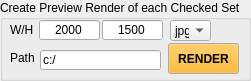
    <widget class="QGroupBox" name="render_box">
     <property name="enabled">
      <bool>true</bool>
     </property>
     <property name="geometry">
      <rect>
       <x>10</x>
       <y>830</y>
       <width>251</width>
       <height>81</height>
      </rect>
     </property>
     <property name="title">
      <string>Create Preview Render of each Checked Set</string>
     </property>
     <widget class="QLabel" name="label_33">
      <property name="geometry">
       <rect>
        <x>10</x>
        <y>22</y>
        <width>101</width>
        <height>16</height>
       </rect>
      </property>
      <property name="text">
       <string>W/H</string>
      </property>
     </widget>
     <widget class="QPushButton" name="render">
      <property name="geometry">
       <rect>
        <x>168</x>
        <y>43</y>
        <width>71</width>
        <height>31</height>
       </rect>
      </property>
      <property name="palette">
       <palette>
        <active>
         <colorrole role="Button">
          <brush brushstyle="SolidPattern">
           <color alpha="255">
            <red>255</red>
            <green>170</green>
            <blue>0</blue>
           </color>
          </brush>
         </colorrole>
        </active>
        <inactive>
         <colorrole role="Button">
          <brush brushstyle="SolidPattern">
           <color alpha="255">
            <red>255</red>
            <green>170</green>
            <blue>0</blue>
           </color>
          </brush>
         </colorrole>
        </inactive>
        <disabled>
         <colorrole role="Button">
          <brush brushstyle="SolidPattern">
           <color alpha="255">
            <red>255</red>
            <green>170</green>
            <blue>0</blue>
           </color>
          </brush>
         </colorrole>
        </disabled>
       </palette>
      </property>
      <property name="font">
       <font>
        <weight>75</weight>
        <bold>true</bold>
       </font>
      </property>
      <property name="cursor">
       <cursorShape>ArrowCursor</cursorShape>
      </property>
      <property name="autoFillBackground">
       <bool>false</bool>
      </property>
      <property name="text">
       <string>RENDER</string>
      </property>
      <property name="autoExclusive">
       <bool>false</bool>
      </property>
      <property name="flat">
       <bool>false</bool>
      </property>
     </widget>
     <widget class="QLabel" name="label_35">
      <property name="geometry">
       <rect>
        <x>10</x>
        <y>50</y>
        <width>110</width>
        <height>16</height>
       </rect>
      </property>
      <property name="text">
       <string>Path</string>
      </property>
     </widget>
     <widget class="QLineEdit" name="path">
      <property name="geometry">
       <rect>
        <x>40</x>
        <y>50</y>
        <width>121</width>
        <height>20</height>
       </rect>
      </property>
      <property name="text">
       <string>c:/</string>
      </property>
      <property name="frame">
       <bool>true</bool>
      </property>
      <property name="dragEnabled">
       <bool>false</bool>
      </property>
     </widget>
     <widget class="QComboBox" name="filetype">
      <property name="geometry">
       <rect>
        <x>170</x>
        <y>20</y>
        <width>41</width>
        <height>21</height>
       </rect>
      </property>
      <property name="currentIndex">
       <number>0</number>
      </property>
      <item>
       <property name="text">
        <string>jpg</string>
       </property>
      </item>
      <item>
       <property name="text">
        <string>exr</string>
       </property>
      </item>
     </widget>
     <widget class="QLineEdit" name="width">
      <property name="geometry">
       <rect>
        <x>39</x>
        <y>20</y>
        <width>61</width>
        <height>20</height>
       </rect>
      </property>
      <property name="layoutDirection">
       <enum>Qt::LeftToRight</enum>
      </property>
      <property name="text">
       <string>2000</string>
      </property>
      <property name="alignment">
       <set>Qt::AlignCenter</set>
      </property>
     </widget>
     <widget class="QLineEdit" name="height">
      <property name="geometry">
       <rect>
        <x>102</x>
        <y>20</y>
        <width>61</width>
        <height>20</height>
       </rect>
      </property>
      <property name="layoutDirection">
       <enum>Qt::LeftToRight</enum>
      </property>
      <property name="text">
       <string>1500</string>
      </property>
      <property name="alignment">
       <set>Qt::AlignCenter</set>
      </property>
     </widget>
    </widget>
